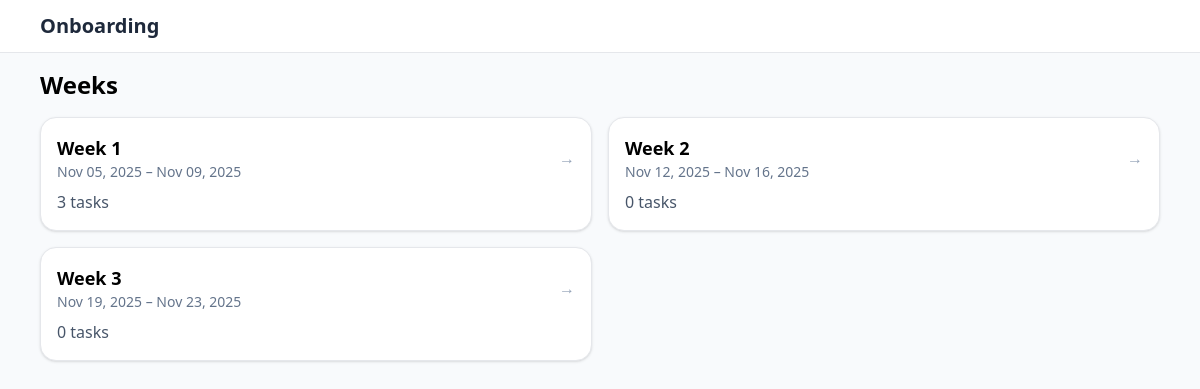
Page /weeks on the committed database.
### Onboarding/models.py (models this page shows)
class Week(db.Model):
    __tablename__ = "weeks"
    id = db.Column(db.Integer, primary_key=True)
    title = db.Column(db.String(255), nullable=False, default="Week")
    start_date = db.Column(db.Date, nullable=True)
    end_date = db.Column(db.Date, nullable=True)
    tasks = db.relationship(
        "Task",
        back_populates="week",
        lazy="selectin",
        cascade="all, delete-orphan",
        order_by="Task.sort_order.asc().nullsfirst(), Task.id.asc()",
    )

### app.py (the view)
@app.get("/weeks")
def weeks():
    all_weeks = Week.query.order_by(Week.start_date.asc()).all()
    return render_template("weeks.html", weeks=all_weeks)

### app.py (called while the page is built)
@app.context_processor
def inject_build_ts():
    return {"build_ts": int(time.time())}

### templates/weeks.html
{% extends 'base.html' %}
{% block content %}
<h1 class="text-2xl font-bold mb-4">Weeks</h1>
<div class="grid md:grid-cols-2 gap-4">
    {% for w in weeks %}
        <a href="{{ url_for('week_detail', week_id=w.id) }}" class="block p-4 rounded-2xl bg-white shadow hover:shadow-md transition border">
            <div class="flex items-center justify-between">
                <div>
                    <h2 class="text-lg font-semibold">{{ w.title }}</h2>
                    {% if w.start_date %}
                        <p class="text-sm text-slate-500">{{ w.start_date.strftime('%b %d, %Y') }}{% if w.end_date %} – {{ w.end_date.strftime('%b %d, %Y') }}{% endif %}</p>
                    {% endif %}
                </div>
                <span class="text-slate-400">→</span>
            </div>
            <p class="mt-2 text-slate-600">{{ w.tasks|length }} tasks</p>
        </a>
    {% endfor %}
</div>
{% endblock %}

### templates/base.html (shortened to what this page needs)
<!doctype html>
<html lang="en">
<head>
  <script src="https://cdn.tailwindcss.com"></script>
  <link rel="stylesheet" href="{{ url_for('static', filename='site.css') }}?v={{ build_ts }}">
</head>
<body class="bg-slate-50 min-h-screen">
  <nav class="bg-white border-b sticky top-0 z-10">
    <div class="max-w-6xl mx-auto px-4 py-3 flex items-center gap-4">
      <a href="/weeks" class="text-xl font-semibold text-slate-800">Onboarding</a>
    </div>
  </nav>
  <main class="max-w-6xl mx-auto p-4">
    {% block content %}{% endblock %}
  </main>
</body>
</html>

### rows in the picture
Week: title "Week 1", start_date "Nov 05, 2025", end_date "Nov 09, 2025", tasks|length "3"
Week: title "Week 2", start_date "Nov 12, 2025", end_date "Nov 16, 2025", tasks|length "0"
Week: title "Week 3", start_date "Nov 19, 2025", end_date "Nov 23, 2025", tasks|length "0"
